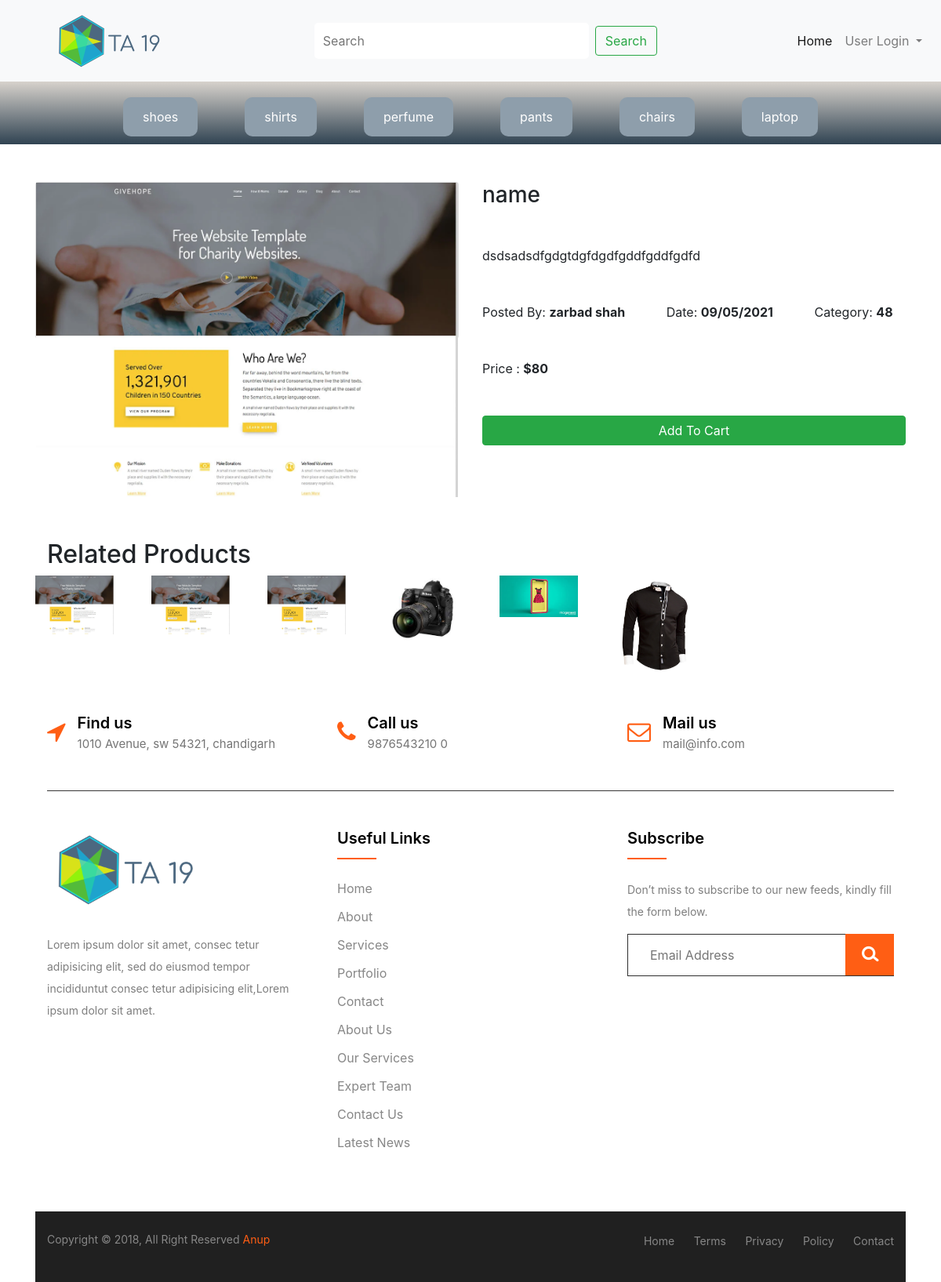
The app's page /product_details_offline.php?product_id=236&cat_id=48 with its own data.
### tables this page shows
CREATE TABLE `category` (
  `cat_id` int(11) NOT NULL,
  `cat_name` varchar(255) NOT NULL
);

CREATE TABLE `post` (
  `id` int(11) NOT NULL,
  `title` varchar(255) NOT NULL,
  `author` varchar(255) NOT NULL,
  `product_posted_by_id` int(11) NOT NULL,
  `photo` varchar(255) NOT NULL,
  `category` varchar(255) NOT NULL,
  `post_category_id` int(11) NOT NULL,
  `post_description` varchar(255) NOT NULL,
  `product_price` varchar(255) NOT NULL,
  `product_quantity` int(11) NOT NULL,
  `product_view_count` int(11) NOT NULL
);

### product_details_offline.php (the view, shortened to what this page needs)
<?php include "include/connection.php"; ?>
<?php include "include/header.php"; ?>
<?php include "include/navbar.php"; ?>
<?php
if(isset($_GET['product_id'])){
  $product_id  = $_GET['product_id'];
}
$query = "SELECT  *  FROM post WHERE id = $product_id";
$select_post = mysqli_query($conn,$query);
while($row = mysqli_fetch_assoc($select_post)){
$title = $row['title'];
$author = $row['author'];
$image = $row['photo'];
$category = $row['category'];
$post_description = $row['post_description'];
} ?>
	<div class="container">
    <div class="row">
    <div class="col-md-6">
    <div class="card mt-5 mb-5" style="height:200px;">
    <?php echo  "<img src='admin/posts_images/$image'> " ;?>
    </div>
      </div>
      <div class="col-md-6  mt-5">
      <h3><?php echo $title ?></h3>
      <p class="mt-5"><?php echo $post_description ?></p>
      <p class="mt-5">Posted By: <span class="font-weight-bold"><?php echo $author ?></span>  <span class="ml-5 ">  Date: <span class="font-weight-bold">09/05/2021</span> </span>   <span class="ml-5">Category: <span class="font-weight-bold"><?php echo $category ?></span></span> </p>
      <p class="mt-5">Price : <span class="font-weight-bold">$80</span></p>
      <button class="btn btn-block btn-success mt-5">Add To Cart</button>
    </div>
    </div>
    <div class="container mt-5">
    <h2 style="margin-top:120px;">Related Products</h2>
  <div class="row">
    <?php
    if(isset($_GET['cat_id'])){
      $cat_id = $_GET['cat_id'];
    }
$query = "SELECT  *  FROM post WHERE post_category_id = $cat_id";
$select_cat = mysqli_query($conn,$query);
while($row = mysqli_fetch_assoc($select_cat)){
$image = $row['photo']; ?>
<div class="col-*-* mr-5"><?php echo "<img src='admin/posts_images/$image' alt='' style='width:100px;'>" ?> </div>
  <?php }  ?>
</div>
</div>
<?php include "include/footer.php"; ?>

### include/header.php (shortened to what this page needs)
<!DOCTYPE html>
<html lang="en">
<head>
    <link rel="stylesheet" href="css/style.css">
    <link rel="stylesheet" href="https://stackpath.bootstrapcdn.com/bootstrap/4.4.1/css/bootstrap.min.css" >
    <link href="https://stackpath.bootstrapcdn.com/font-awesome/4.7.0/css/font-awesome.min.css" rel="stylesheet">
</head>
<body>

### include/navbar.php (shortened to what this page needs)
<?php include "connection.php";?>
<nav class="navbar navbar-expand-lg navbar-light bg-light sticky-top">
  <a href="./index.php"><img class="navbar-brand ml-5 tahir-logo" src="images/tahir-logo.png" width="150"></a>
  <div class="collapse navbar-collapse" id="navbarTogglerDemo03">
    <form action="search.php" method="POST" class="form-inline my-2 my-lg-0 m-auto">
      <input class="mr-sm-2 input-size" type="text" name="search" placeholder="Search" aria-label="Search">
      <button name="submit" class="btn btn-outline-success my-2 my-sm-0" type="submit">Search</button>
    </form>
    <div class="links">
    <ul class="navbar-nav  mt-2 mt-lg-0">
      <li class="nav-item active">
        <a class="nav-link" href="#">Home <span class="sr-only">(current)</span></a>
      </li>
      <li class="nav-item dropdown">
      <a href=""><?php
if(isset($_SESSION['username'])){ ?>
 <a href='' class='nav-link' id='sign_up_btn'><?php echo $_SESSION['username'];?></a>
 <?php echo "<li  class='nav-item'><a href='admin/index.php' class='nav-link' >Admin</a></li> ";
 echo "<a href='./login/logout.php' class='nav-link'>Logout</a> ";
 echo "<a href='cart_details.php' class='nav-link'><i class='fa fa-shopping-cart fa-2x' aria-hidden='true'></i> </a> ";
 $online_user_id = $_SESSION['id'];
 $query = "SELECT * FROM cart where add_to_cart_user_id = $online_user_id";
 $cart_query = mysqli_query($conn,$query);
 $cart_count = mysqli_num_rows($cart_query);
echo "<span class='counter counter-lg'><span style='color:white;font-size:20px;background-color:red;border-radius:100%;padding:5px;'> $cart_count</span></span>" ;
}else{ ?>
<a class="nav-link dropdown-toggle" href="#" id="navbarDropdown" role="button" data-toggle="dropdown" aria-haspopup="true" aria-expanded="false">
          User Login
        </a>
<?php  } ?> </a>
      </li>
    </ul>
   </div>
  </div>
</nav>
<div class="container-fluid p-0 bg-defult">
    <ul class="navbar-nav all-brands">
      <?php
      $query = "SELECT * FROM category";
      $cart_query = mysqli_query($conn,$query);
      while($row = mysqli_fetch_assoc($cart_query)){
        $category_name = $row['cat_name'];
        echo "<li>$category_name</li>";
      }
      ?>
      <li>laptop</li>
    </ul>
</div>

### include/footer.php (shortened to what this page needs)
<footer class="footer-section">
        <div class="container">
            <div class="footer-cta pt-5 pb-5">
                <div class="row">
                    <div class="col-xl-4 col-md-4 mb-30">
                        <div class="single-cta">
                        <i class="fa fa-location-arrow"></i>
                            <div class="cta-text">
                                <h4>Find us</h4>
                                <span>1010 Avenue, sw 54321, chandigarh</span>
                            </div>
                        </div>
                    </div>
                    <div class="col-xl-4 col-md-4 mb-30">
                        <div class="single-cta">
                        <i class="fa fa-phone"></i>
                            <div class="cta-text">
                                <h4>Call us</h4>
                                <span>9876543210 0</span>
                            </div>
                        </div>
                    </div>
                    <div class="col-xl-4 col-md-4 mb-30">
                        <div class="single-cta">
                        <i class="fa fa-envelope-o"></i>
                            <div class="cta-text">
                                <h4>Mail us</h4>
                                <span>mail@info.com</span>
                            </div>
                        </div>
                    </div>
                </div>
            </div>
            <div class="footer-content pt-5 pb-5">
                <div class="row">
                    <div class="col-xl-4 col-lg-4 mb-50">
                        <div class="footer-widget">
                            <div class="footer-logo">
                                <a href="index.html"><img src="images/tahir-logo.png" class="img-fluid" alt="logo"></a>
                            </div>
                            <div class="footer-text">
                                <p>Lorem ipsum dolor sit amet, consec tetur adipisicing elit, sed do eiusmod tempor incididuntut consec tetur adipisicing
                                elit,Lorem ipsum dolor sit amet.</p>
                            </div>
                            <div class="footer-social-icon">
                                <span>Follow us</span>
                                <a href="#"><i class="fa fa-facebook-square"></i></a>
                                <a href="#"><i class="fa fa-twitter"></i></a>
                                <a href="#"><i class="fa fa-google-plus"></i></a>
                            </div>
                        </div>
                    </div>
                    <div class="col-xl-4 col-lg-4 col-md-6 mb-30">
                        <div class="footer-widget">
                            <div class="footer-widget-heading">
                                <h3>Useful Links</h3>
                            </div>
                            <ul>
                                <li><a href="#">Home</a></li>
                                <li><a href="#">about</a></li>
                                <li><a href="#">services</a></li>
                                <li><a href="#">portfolio</a></li>
                                <li><a href="#">Contact</a></li>
                                <li><a href="#">About us</a></li>
                                <li><a href="#">Our Services</a></li>
                                <li><a href="#">Expert Team</a></li>
                                <li><a href="#">Contact us</a></li>
                                <li><a href="#">Latest News</a></li>
                            </ul>
                        </div>
                    </div>
                    <div class="col-xl-4 col-lg-4 col-md-6 mb-50">
                        <div class="footer-widget">
                            <div class="footer-widget-heading">
                                <h3>Subscribe</h3>
                            </div>
                            <div class="footer-text mb-25">
                                <p>Don’t miss to subscribe to our new feeds, kindly fill the form below.</p>
                            </div>
                            <div class="subscribe-form">
                                <form action="#">
                                    <input type="text" placeholder="Email Address">
                                    <button><i class="fa fa-search"></i></button>
                                </form>
                            </div>
                        </div>
                    </div>
                </div>
            </div>
        </div>
        <div class="copyright-area">
            <div class="container">
                <div class="row">
                    <div class="col-xl-6 col-lg-6 text-center text-lg-left">
                        <div class="copyright-text">
                            <p>Copyright &copy; 2018, All Right Reserved <a href="https://codepen.io/anupkumar92/">Anup</a></p>
                        </div>
                    </div>
                    <div class="col-xl-6 col-lg-6 d-none d-lg-block text-right">
                        <div class="footer-menu">
                            <ul>
                                <li><a href="#">Home</a></li>
                                <li><a href="#">Terms</a></li>
                                <li><a href="#">Privacy</a></li>
                                <li><a href="#">Policy</a></li>
                                <li><a href="#">Contact</a></li>
                            </ul>
                        </div>
                    </div>
                </div>
            </div>
        </div>
    </footer>
</body>
</html>

### css/style.css (style rules this page uses)
.tahir-logo { width:150px; cursor: pointer; }
.input-size { width:350px; padding: 11px; border-radius: 5px; border: transparent; }
.all-brands { flex-direction: unset !important; width:100%; justify-content: center; gap: 5%; display: inline-block; background-image: linear-gradient(#d7d2cc, #304352); overflow: hidden; height: 80px; }
.all-brands li { background-color: #8e9eab; padding: 25px; color: white !important; max-height: 20px; margin-top: 20px; line-height: 0; border-radius: 10px; cursor: pointer; }
ul { margin: 0px; padding: 0px; }
.footer-section { background: white; position: relative; }
.footer-cta { border-bottom: 1px solid #373636; }
.single-cta i { color: #ff5e14; font-size: 30px; float: left; margin-top: 8px; }
.cta-text { padding-left: 15px; display: inline-block; }
.cta-text h4 { color: black; font-size: 20px; font-weight: 600; margin-bottom: 2px; }
.cta-text span { color: #757575; font-size: 15px; }
.footer-content { position: relative; z-index: 2; }
.footer-logo { margin-bottom: 30px; }
.footer-logo img { max-width: 200px; }
.footer-text p { margin-bottom: 14px; font-size: 14px; color: #7e7e7e; line-height: 28px; }
.footer-social-icon span { color: #fff; display: block; font-size: 20px; font-weight: 700; font-family: 'Poppins', sans-serif; margin-bottom: 20px; }
.footer-social-icon a { color: #fff; font-size: 16px; margin-right: 15px; }
.footer-social-icon i { height: 40px; width: 40px; text-align: center; line-height: 38px; border-radius: 50%; }
.footer-widget-heading h3 { color: black; font-size: 20px; font-weight: 600; margin-bottom: 40px; position: relative; }
.footer-widget-heading h3::before { content: ""; position: absolute; left: 0; bottom: -15px; height: 2px; width: 50px; background: #ff5e14; }
.footer-widget ul li { display: inline-block; width: 50%; margin-bottom: 12px; }
.footer-widget ul li a { color: #878787; text-transform: capitalize; }
.subscribe-form { position: relative; overflow: hidden; }
.subscribe-form input { width: 100%; padding: 14px 28px; background: white; border: 1px solid #2E2E2E; color: #fff; }
.subscribe-form button { position: absolute; right: 0; background: #ff5e14; padding: 13px 20px; border: 1px solid #ff5e14; top: 0; }
.subscribe-form button i { color: #fff; font-size: 22px; transform: rotate(-6deg); }
.copyright-area { background: #202020; padding: 25px 0; }
.copyright-text p { margin: 0; font-size: 14px; color: #878787; }
.copyright-text p a { color: #ff5e14; }
.footer-menu li { display: inline-block; margin-left: 20px; }
.footer-menu li a { font-size: 14px; color: #878787; }

### records on screen
category: cat_name "shoes"
category: cat_name "shirts"
category: cat_name "perfume"
category: cat_name "pants"
category: cat_name "chairs"
post: photo (picture), title "name", post_description "dsdsadsdfgdgtdgfdgdfgddfgddfgdfd", author "zarbad shah", category "48"
post: photo (picture)
post: photo (picture)
post: photo (picture)
post: photo (picture)
post: photo (picture)
